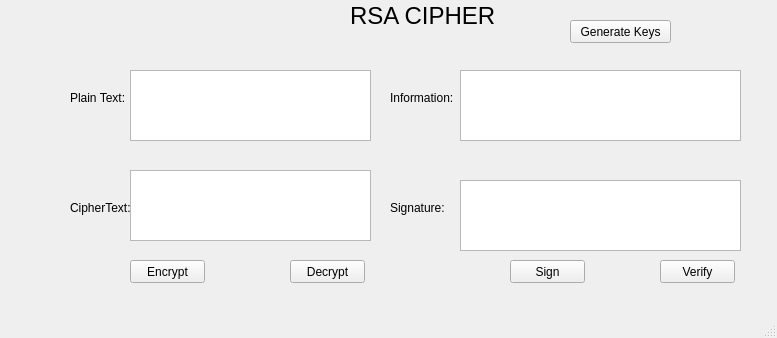
<?xml version="1.0" encoding="UTF-8"?>
<ui version="4.0">
 <class>MainWindow</class>
 <widget class="QMainWindow" name="MainWindow">
  <property name="geometry">
   <rect>
    <x>0</x>
    <y>0</y>
    <width>777</width>
    <height>338</height>
   </rect>
  </property>
  <property name="windowTitle">
   <string>MainWindow</string>
  </property>
  <widget class="QWidget" name="centralwidget">
   <widget class="QLabel" name="label">
    <property name="geometry">
     <rect>
      <x>350</x>
      <y>0</y>
      <width>200</width>
      <height>31</height>
     </rect>
    </property>
    <property name="font">
     <font>
      <pointsize>18</pointsize>
     </font>
    </property>
    <property name="text">
     <string>RSA CIPHER</string>
    </property>
   </widget>
   <widget class="QLabel" name="label_2">
    <property name="geometry">
     <rect>
      <x>70</x>
      <y>90</y>
      <width>61</width>
      <height>16</height>
     </rect>
    </property>
    <property name="text">
     <string>Plain Text:</string>
    </property>
   </widget>
   <widget class="QLabel" name="label_3">
    <property name="geometry">
     <rect>
      <x>70</x>
      <y>200</y>
      <width>71</width>
      <height>16</height>
     </rect>
    </property>
    <property name="text">
     <string>CipherText:</string>
    </property>
   </widget>
   <widget class="QLabel" name="label_4">
    <property name="geometry">
     <rect>
      <x>390</x>
      <y>90</y>
      <width>91</width>
      <height>16</height>
     </rect>
    </property>
    <property name="text">
     <string>Information:</string>
    </property>
   </widget>
   <widget class="QLabel" name="label_5">
    <property name="geometry">
     <rect>
      <x>390</x>
      <y>200</y>
      <width>91</width>
      <height>16</height>
     </rect>
    </property>
    <property name="text">
     <string>Signature:</string>
    </property>
   </widget>
   <widget class="QTextEdit" name="textEdit">
    <property name="geometry">
     <rect>
      <x>130</x>
      <y>70</y>
      <width>241</width>
      <height>71</height>
     </rect>
    </property>
   </widget>
   <widget class="QTextEdit" name="textEdit_2">
    <property name="geometry">
     <rect>
      <x>130</x>
      <y>170</y>
      <width>241</width>
      <height>71</height>
     </rect>
    </property>
   </widget>
   <widget class="QTextEdit" name="textEdit_3">
    <property name="geometry">
     <rect>
      <x>460</x>
      <y>70</y>
      <width>281</width>
      <height>71</height>
     </rect>
    </property>
   </widget>
   <widget class="QTextEdit" name="textEdit_4">
    <property name="geometry">
     <rect>
      <x>460</x>
      <y>180</y>
      <width>281</width>
      <height>71</height>
     </rect>
    </property>
   </widget>
   <widget class="QPushButton" name="btn_encrypt">
    <property name="geometry">
     <rect>
      <x>130</x>
      <y>260</y>
      <width>75</width>
      <height>23</height>
     </rect>
    </property>
    <property name="text">
     <string>Encrypt</string>
    </property>
   </widget>
   <widget class="QPushButton" name="btn_decrypt">
    <property name="geometry">
     <rect>
      <x>290</x>
      <y>260</y>
      <width>75</width>
      <height>23</height>
     </rect>
    </property>
    <property name="text">
     <string>Decrypt</string>
    </property>
   </widget>
   <widget class="QPushButton" name="btn_sign">
    <property name="geometry">
     <rect>
      <x>510</x>
      <y>260</y>
      <width>75</width>
      <height>23</height>
     </rect>
    </property>
    <property name="text">
     <string>Sign</string>
    </property>
   </widget>
   <widget class="QPushButton" name="btn_verify">
    <property name="geometry">
     <rect>
      <x>660</x>
      <y>260</y>
      <width>75</width>
      <height>23</height>
     </rect>
    </property>
    <property name="text">
     <string>Verify</string>
    </property>
   </widget>
   <widget class="QPushButton" name="btn_generatekey">
    <property name="geometry">
     <rect>
      <x>570</x>
      <y>20</y>
      <width>101</width>
      <height>23</height>
     </rect>
    </property>
    <property name="text">
     <string>Generate Keys</string>
    </property>
   </widget>
  </widget>
  <widget class="QMenuBar" name="menubar">
   <property name="geometry">
    <rect>
     <x>0</x>
     <y>0</y>
     <width>777</width>
     <height>21</height>
    </rect>
   </property>
  </widget>
  <widget class="QStatusBar" name="statusbar"/>
 </widget>
 <resources/>
 <connections/>
</ui>
